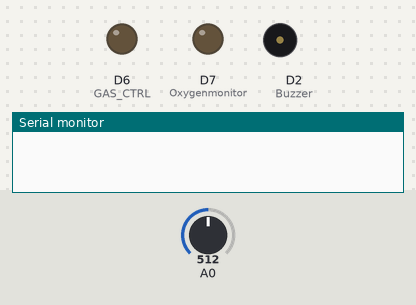
Recording of a sketch running on a simulated ESP8266 (NodeMCU). On the bench: output pins drawn as LEDs (lit = HIGH), buzzer (waves = sounding, pin HIGH), the last lines printed to the serial monitor. Inputs (shaded band) come from the test bench; at power-on: A0 = 512. WiFi joins after 1.5 s; servers stay silent unless stated.

Above: at 0.1 s.
At 1.9 s:
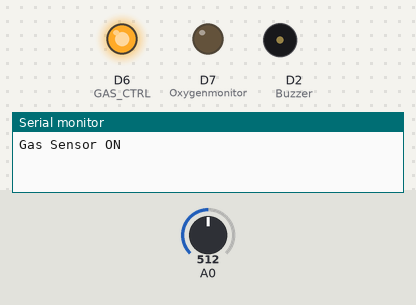
At 12.1 s:
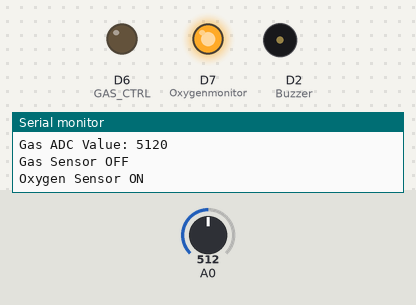
At 22.4 s:
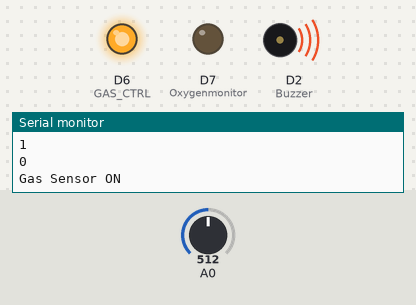
At 32.6 s:
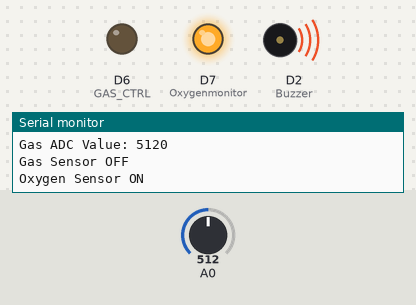
Timing chart, 0 to 34.1 s (numbered marks = the images above):
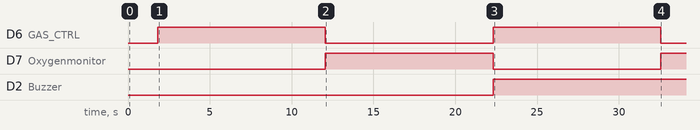

Measured:
- by itself, D6 (GAS_CTRL): alternates HIGH for 10.3 s and LOW for 10.3 s
- by itself, D7 (Oxygenmonitor): LOW → HIGH at 12.1 s, → LOW 10.3 s later, → HIGH 10.3 s later
- by itself, D2 (Buzzer): LOW → HIGH at 22.3 s

The sketch:

final_mcu.ino
```cpp
// #define BLYNK_TEMPLATE_ID "TMPL3XoJ5M444"
#define BLYNK_TEMPLATE_ID "TMPL30x7m_3FK" //key2
// #define BLYNK_TEMPLATE_NAME "Sensor1"
#define BLYNK_TEMPLATE_NAME "Air Quality" //key2
// #define BLYNK_AUTH_TOKEN "UK_poqP4o6pq98xxPgBJUkQtWk0YWblg"
#define BLYNK_AUTH_TOKEN "hqZiF8mq_Sqp_t9FANHIrbDdbmFdWNx_" // key2

#define BLYNK_PRINT Serial
#include <ESP8266WiFi.h>
#include <BlynkSimpleEsp8266.h>

char ssid[] = "One";
char pass[] = "qwerty123";

BlynkTimer timer;

// Pin definitions
int Buzzer = D2;
int GAS_CTRL = D6;
int Oxygenmonitor = D7;

// ADC values
int adcValue1 = 0;
int adcValue2 = 0;

// Blynk states
int buzzerstate = 0;

// Alarm flags
bool gasAlarm = false;
bool oxygenAlarm = false;

// Thresholds
#define GAS_THRESHOLD 600
#define OXY_THRESHOLD 455

// ---------------- SETUP ----------------

void setup()
{
  Serial.begin(9600);
  Blynk.begin(BLYNK_AUTH_TOKEN, ssid, pass);

  pinMode(Buzzer, OUTPUT);
  pinMode(GAS_CTRL, OUTPUT);
  pinMode(Oxygenmonitor, OUTPUT);

  digitalWrite(Buzzer, LOW);
  digitalWrite(GAS_CTRL, LOW);
  digitalWrite(Oxygenmonitor, LOW);
}

// ---------------- LOOP ----------------

void loop()
{
  gas();        // Gas sensor reading
  oxygen();     // Oxygen sensor reading

  // -------- FINAL BUZZER DECISION --------
  if (buzzerstate == 1 || gasAlarm == true || oxygenAlarm == true)
  {


    digitalWrite(Buzzer, HIGH);
    Serial.println(buzzerstate);
    Serial.println(gasAlarm);
    Serial.println(oxygenAlarm);
  }
  else
  {
    digitalWrite(Buzzer, LOW);
  }


  Blynk.run();
}

// ---------------- BLYNK ----------------

BLYNK_WRITE(V5)   // Manual buzzer ON/OFF
{
  buzzerstate = param.asInt();
}

// ---------------- GAS SENSOR ----------------

void gas()
{
  gasAlarm = false;

  // Turn ON gas sensor
  digitalWrite(GAS_CTRL, HIGH);
  Serial.println("Gas Sensor ON");

  delay(200);              // relay + sensor settle time

  // 🔹 Flush previous ADC value
  analogRead(A0);
  delay(50);
  analogRead(A0);

  for (int i = 0; i < 5; i++)
  {
    adcValue1 = analogRead(A0);
     int gasDisplayValue = adcValue1 * 10;
    // if (adcValue1 > GAS_THRESHOLD)
    if (gasDisplayValue > GAS_THRESHOLD)
      gasAlarm = true;

    Serial.print("Gas ADC Value: ");
    Serial.println(gasDisplayValue);

    Blynk.virtualWrite(V1, gasDisplayValue);

    delay(2000);   // kept as requested
  }

  digitalWrite(GAS_CTRL, LOW);
  Serial.println("Gas Sensor OFF");
}

// ---------------- OXYGEN SENSOR ----------------

void oxygen()
{
  oxygenAlarm = false;

  // Turn ON oxygen sensor
  digitalWrite(Oxygenmonitor, HIGH);
  Serial.println("Oxygen Sensor ON");

  delay(200);              // relay + amplifier settle time

  // 🔹 Flush previous ADC value
  analogRead(A0);
  delay(50);
  analogRead(A0);

  for (int i = 0; i < 5; i++)
  {
    adcValue2 = analogRead(A0);

    if (adcValue2 < OXY_THRESHOLD)
      oxygenAlarm = true;

    Serial.print("Oxygen ADC Value: ");
    Serial.println(adcValue2);

    Blynk.virtualWrite(V3, adcValue2);

    delay(2000);   // kept as requested
  }

  digitalWrite(Oxygenmonitor, LOW);
  Serial.println("Oxygen Sensor OFF");
}
```
